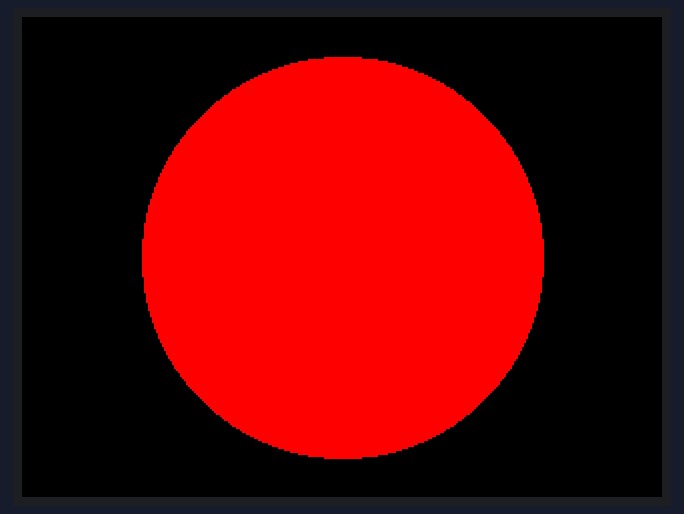
This sketch was run on a simulated Arduino Uno, built with avr-gcc and run on an emulated ATmega328P. Parts: 320×240 colour display.

Above: at 0.3 s.
At 2.4 s:
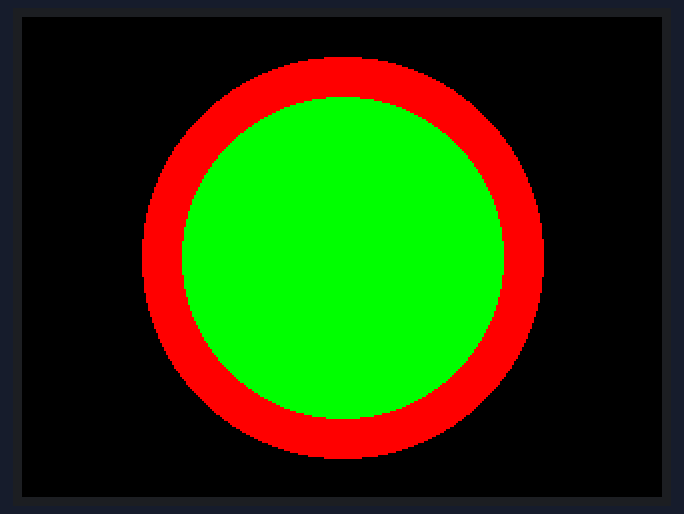
At 4.4 s:
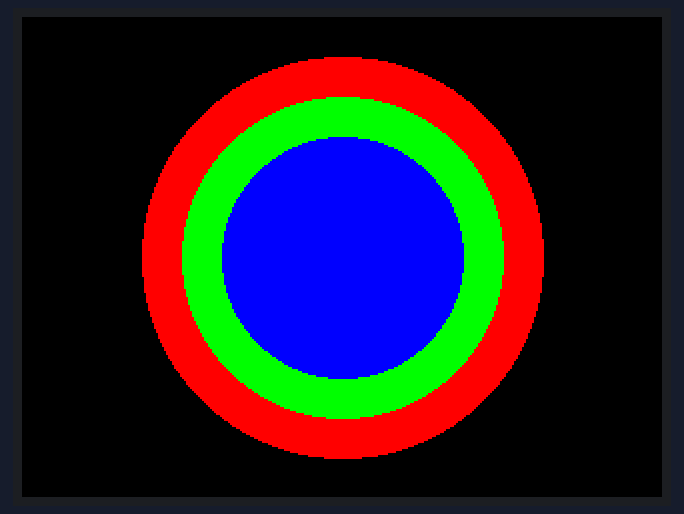
At 8.4 s:
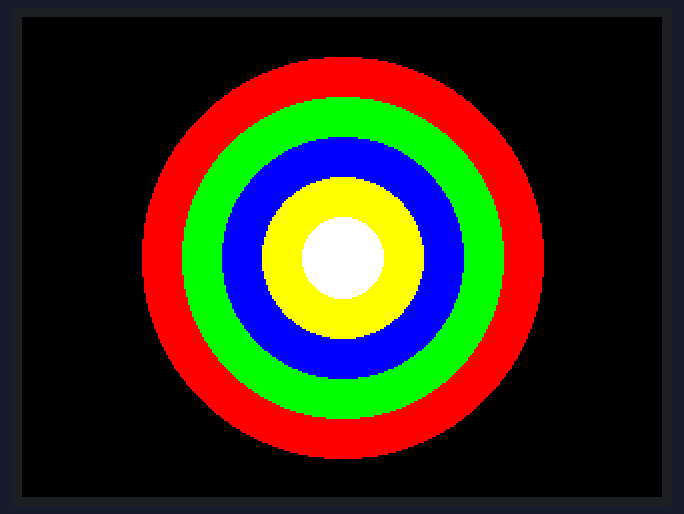
At 18.5 s:
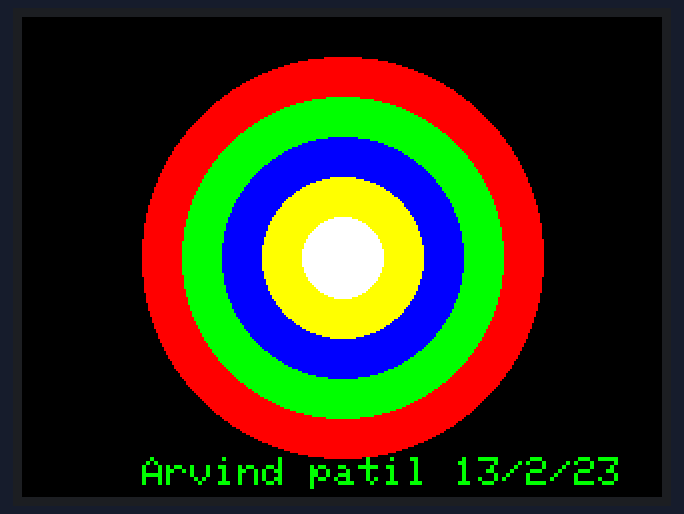
At 36.8 s:
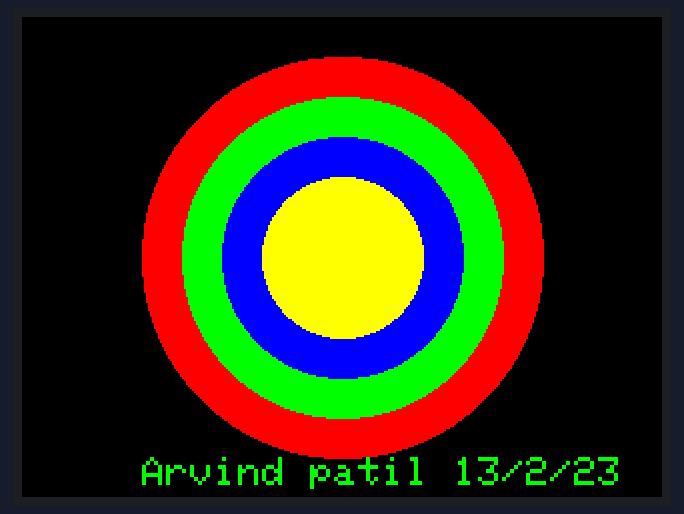

The sketch:

concentyric_circles_on_tft.ino
```cpp
#include <Adafruit_GFX.h>
#include <Adafruit_ILI9341.h>
#include <SPI.h>
#define sck 13
#define cs 9
#define reset 8
#define dc 10


// create a TFT ILI9341 object
Adafruit_ILI9341 tft = Adafruit_ILI9341(10, 9);


void setup() {
// initialize the TFT display
tft.begin();
tft.setRotation(3);
tft.fillScreen(ILI9341_BLACK);
}

void loop() {
// draw the first circle in red
tft.fillCircle(160, 120, 100, ILI9341_RED);
delay(2000);
// draw the second circle in green
tft.fillCircle(160, 120, 80, ILI9341_GREEN);
delay(2000);
// draw the third circle in blue
tft.fillCircle(160, 120, 60, ILI9341_BLUE);
delay(2000);
// draw the text "Arvind" in white
// draw the third circle in blue
tft.fillCircle(160, 120, 40, ILI9341_YELLOW);
delay(2000);
// draw the third circle in blue
tft.fillCircle(160, 120, 20, ILI9341_WHITE);
delay(2000);

tft.setCursor(60, 220);
tft.setTextColor(ILI9341_GREEN);
tft.setTextSize(2);
tft.println("Arvind patil 13/2/23");


}
```

Measured:
- what the display in image 1 shows lasts 2.0 s, from 2.3 s to 4.3 s
- what the display in image 4 shows lasts 2.0 s, from 18.5 s to 20.5 s
